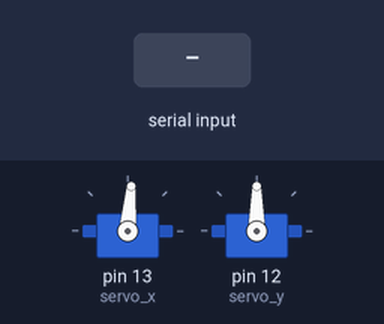
The sketch below on a simulated Arduino Mega 2560, built with avr-gcc and run on an emulated ATmega2560. On the bench: 2 × servo. Inputs (shaded band) come from the test bench. What the sketch prints to the serial monitor is not drawn.

Above: at 1.2 s.
1.3 s: "1,90,45\n" received over the second serial link
At 2.5 s:
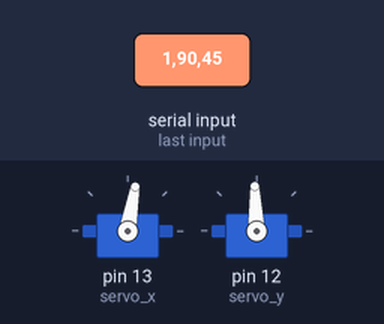
2.8 s: "1,90,45\n" received over the second serial link
At 3.9 s:
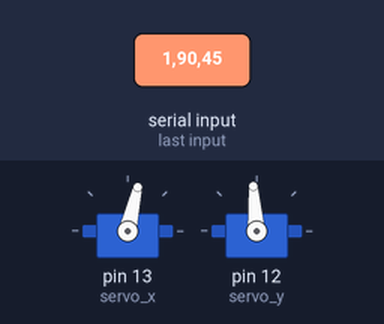
4.3 s: "RESET,1\n" received over the second serial link
At 5.1 s:
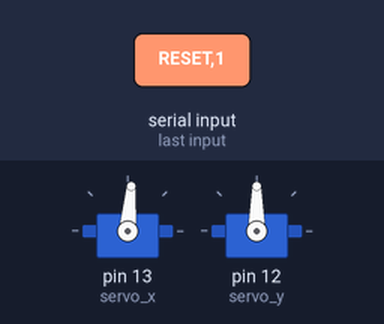
Timing chart, 0 to 7.3 s (numbered marks = the images above; inputs shaded):
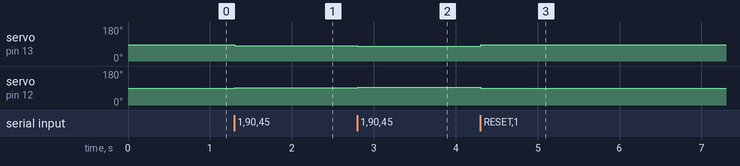

The sketch:

sketch_dec4a.ino
```cpp
#include <Servo.h>

Servo servo_x;
Servo servo_y;

// 舵机角度范围限制 (根据你的机械结构实际情况调整)
// X轴 (水平): 通常 0-180 都可以，如果有线缆限制可以改为 20-160
const int SERVO_X_MIN = 0;
const int SERVO_X_MAX = 180;

// Y轴 (垂直): 垂直方向最容易撞到底座，建议限制在 45-135 之间
const int SERVO_Y_MIN = 45;
const int SERVO_Y_MAX = 135;

int face_center_x = -1;
int face_center_y = -1;

const int frame_center_x = 320; // 假设摄像头分辨率为640 * 480
const int frame_center_y = 240;

// 水平舵机PID参数
float Kp_x = 0.8, Ki_x = 0.0, Kd_x = 0.1;
// 垂直舵机PID参数
float Kp_y = 0.6, Ki_y = 0.0, Kd_y = 0.08;

float error_x =0, last_error_x =0, integral_x = 0;
float error_y =0, last_error_y =0, integral_y =0;

float servo_x_angle = 85.0;
float servo_y_angle = 90.0;

void setup() {
  // put your setup code here, to run once:
  Serial.begin(115200);
  Serial1.begin(115200);
  Serial1.setTimeout(50);

  servo_x.attach(13);
  servo_y.attach(12);
  servo_x.write(servo_x_angle);
  servo_y.write(servo_y_angle);
}

void loop() {
  // put your main code here, to run repeatedly:
  receiveFacePosition();
  if (face_center_x != -1 && face_center_y != -1) {
    pidServoControl();

    face_center_x = -1;
    face_center_y = -1;
  }

  delay(20);
}


void receiveFacePosition() {
  if (Serial1.available() > 0) {
    String data = Serial1.readStringUntil('\n');
    data.trim();
    Serial.print(data);
    if (data.indexOf("RESET") != -1) {
      servo_x_angle = 85.0;
      servo_y_angle = 90.0;
      servo_x.write((int)servo_x_angle);
      servo_y.write((int)servo_y_angle);

      integral_x = 0;
      last_error_x = 0;
      integral_y = 0;
      last_error_y = 0;

      face_center_x = -1;
      face_center_y = -1;

      return;
    }

    if (data.length() > 0 && data.indexOf(',') != -1) {

      int firstCommaIndex = data.indexOf(',');
      int secondCommaIndex = data.indexOf(',', firstCommaIndex + 1);

      if (firstCommaIndex != -1 && secondCommaIndex != -1) {
        String xStr = data.substring(firstCommaIndex + 1, secondCommaIndex);
        String yStr = data.substring(secondCommaIndex + 1);


        face_center_x = xStr.toInt();
        face_center_y = yStr.toInt();

      }
    }
  }
}


/**
 * 二自由度PID控制舵机
 */
void pidServoControl() {
  error_x = face_center_x - frame_center_x;
  integral_x += error_x;
  float derivative_x = error_x - last_error_x;
  float output_x = Kp_x * error_x + Ki_x * integral_x + Kd_x * derivative_x;

  if (abs(error_x) > 10) {
    servo_x_angle += output_x / 50.0;
    servo_x_angle = constrain(servo_x_angle, SERVO_X_MIN, SERVO_X_MAX);
    servo_x.write((int)servo_x_angle);
  }
  last_error_x = error_x;

  error_y = face_center_y - frame_center_y;
  integral_y += error_y;
  float derivative_y = error_y - last_error_y;
  float output_y = Kp_y * error_y + Ki_y * integral_y + Kd_y * derivative_y;


  if (abs(error_y) > 10) {
    servo_y_angle -= output_y / 50.0;
    servo_y_angle = constrain(servo_y_angle, SERVO_Y_MIN, SERVO_Y_MAX);
    servo_y.write((int)servo_y_angle);
  }
  last_error_y = error_y;
}
```

Measured:
- after the input at 1.3 s, servo on pin 13 (servo_x): 85° → 80° at once; servo on pin 12 (servo_y): 90° → 92° at once
- after the input at 2.8 s, servo on pin 13 (servo_x): 80° → 77° at once; servo on pin 12 (servo_y): 92° → 94° at once
- after the input at 4.3 s, servo on pin 13 (servo_x): 77° → 85° at once; servo on pin 12 (servo_y): 94° → 90° at once
